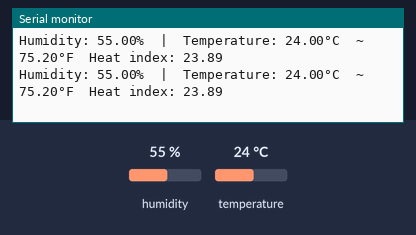
Bench run of a sketch on a simulated ESP8266 (NodeMCU). On the bench: the last lines printed to the serial monitor. Inputs (shaded band) come from the test bench; at power-on: humidity 55 %, temperature 24 °C.

Above: at 2.8 s.
2.9 s: humidity set to 22 %
At 5.3 s:
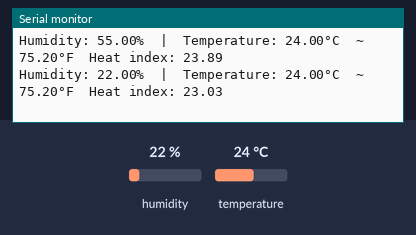
5.6 s: temperature set to 12 °C
At 7.2 s:
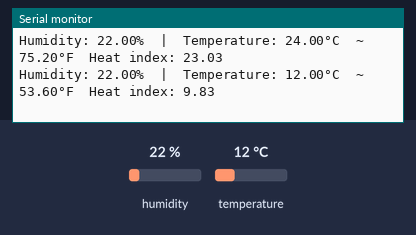
8.3 s: humidity set to 40 %
At 8.3 s:
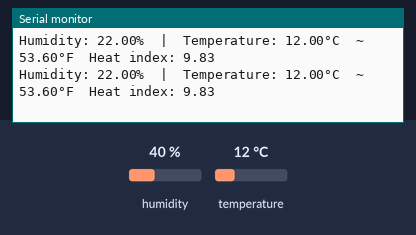
Timing chart, 0 to 11.3 s (numbered marks = the images above; inputs shaded):
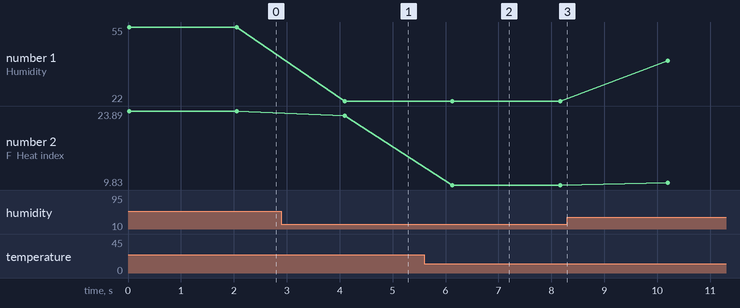

Measured:
- after the input at 2.9 s, the serial monitor: prints a new line after 1.2 s (image 1)
- after the input at 5.6 s, the serial monitor: prints a new line after 0.53 s (image 2)
- plotted number 1: 55 → 22 after the input at 2.9 s, 22 → 40 after the input at 8.3 s
- plotted number 2: 23.89 → 23.03 after the input at 2.9 s, 23.03 → 9.83 after the input at 5.6 s, 9.83 → 10.3 after the input at 8.3 s

The sketch:

dht11.ino
```cpp
#include <DHT.h>
#define DHT_SENSOR_PIN  D7
#define DHT_SENSOR_TYPE DHT11

DHT dht_sensor(DHT_SENSOR_PIN, DHT_SENSOR_TYPE);

void setup() {
  Serial.begin(9600);
  dht_sensor.begin(); // initialize the DHT sensor
}

void loop() {
  float humi  = dht_sensor.readHumidity();
  float temperature_C = dht_sensor.readTemperature();
  float temperature_F = dht_sensor.readTemperature(true);
  float heatIndex = dht_sensor.computeHeatIndex(temperature_C, humi, false);

  if ( isnan(temperature_C) || isnan(temperature_F) || isnan(humi)) {
    Serial.println("Failed to read from DHT sensor!");
  } else {
    Serial.print("Humidity: ");
    Serial.print(humi);
    Serial.print("%");

    Serial.print("  |  ");

    Serial.print("Temperature: ");
    Serial.print(temperature_C);
    Serial.print("°C  ~  ");
    Serial.print(temperature_F);
    Serial.print("°F  ");
    Serial.print("Heat index: ");
    Serial.println(heatIndex);
  }

  // wait a 2 seconds between readings
  delay(2000);
}
```
